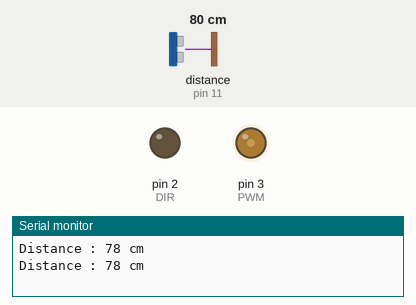
Recording of a sketch running on a simulated Arduino Uno, built with avr-gcc and run on an emulated ATmega328P. Shown: output pins drawn as LEDs (lit = HIGH), the last lines printed to the serial monitor. Wiring (inferred from the names in the program): ultrasonic range finder: trigger pin 10; echo pin 11. The inputs (shaded band) are chosen by the test bench; at power-on: distance to the obstacle (sensor on pin 11) 80 cm. The echo pulse lasts 58.3 µs per cm; pins used as bus, display or sensor lines are not drawn.

Above: at 2.8 s.
2.9 s: distance to the obstacle (sensor on pin 11) set to 2 cm
At 5.2 s:
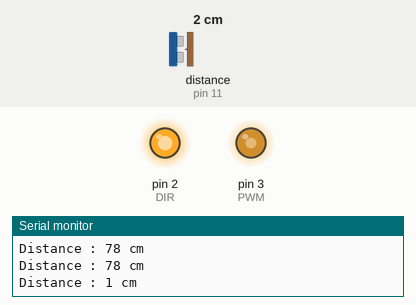
5.6 s: distance to the obstacle (sensor on pin 11) set to 35 cm
At 6.8 s:
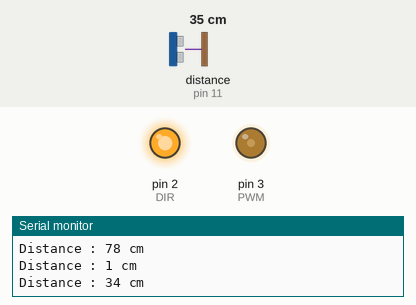
8.3 s: distance to the obstacle (sensor on pin 11) set to 60 cm
At 11.2 s:
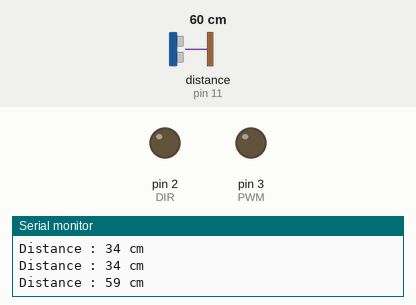
11.5 s: distance to the obstacle (sensor on pin 11) set to 120 cm
At 13.2 s:
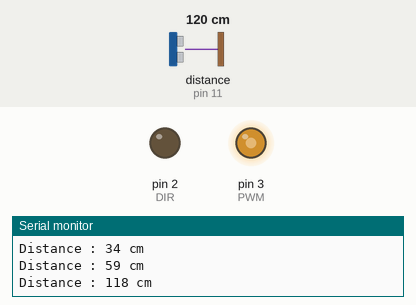
14.2 s: distance to the obstacle (sensor on pin 11) set to 4 cm
At 16.6 s:
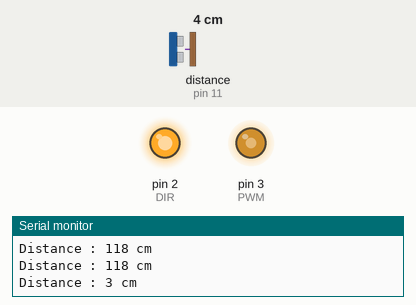
17.5 s: distance to the obstacle (sensor on pin 11) set to 250 cm
At 18.6 s:
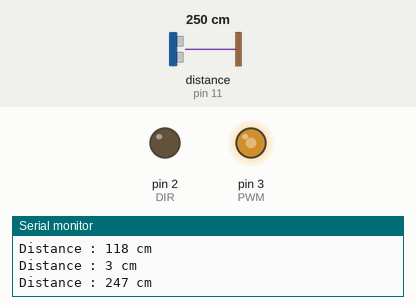
Timing chart, 0 to 20.5 s (numbered marks = the images above; inputs shaded):
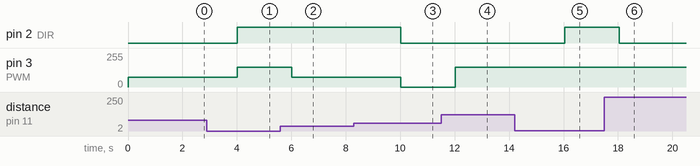

Measured:
- after the input at 2.9 s, pin 2 (DIR): LOW → HIGH after 1.1 s; pin 3 (PWM): 75/255 → 150/255 after 1.1 s
- after the input at 5.6 s, pin 3 (PWM): 150/255 → 75/255 after 0.42 s
- after the input at 8.3 s, pin 2 (DIR): HIGH → LOW after 1.7 s; pin 3 (PWM): 75/255 → 0/255 after 1.7 s
- after the input at 11.5 s, pin 3 (PWM): 0/255 → 150/255 after 0.53 s
- after the input at 14.2 s, pin 2 (DIR): LOW → HIGH after 1.8 s
- after the input at 17.5 s, pin 2 (DIR): HIGH → LOW after 0.56 s

The sketch:

task_2.ino
```cpp
int PWM = 3 ;
int DIR = 2;
int triggerPin = 10;
int echoPin = 11;

long readUltrasonicDistance(int triggerPin, int echoPin)
{
  digitalWrite(triggerPin, LOW);
  delayMicroseconds(100);
  // Sets the trigger pin to LOW state for 2 microseconds
  digitalWrite(triggerPin, HIGH);
  delayMicroseconds(100);
  // Sets the trigger pin to HIGH state for 10 microseconds
  digitalWrite(triggerPin,LOW);
  // Reads the echo pin, and returns the sound wave travel time in microseconds
  return pulseIn(echoPin, HIGH);
}

void setup() {
  pinMode(triggerPin, OUTPUT);  // Clear the trigger
  pinMode(echoPin, INPUT);
  pinMode(PWM, OUTPUT); //PWM output
  analogWrite(PWM,0);
  pinMode(DIR, OUTPUT); //DIR output
  digitalWrite(DIR, LOW);
  Serial.begin(9600);
  digitalWrite(DIR, HIGH);
}

void loop()
{
  // analogWrite(PWM, 150);
  // delay(100);

  int dist=(readUltrasonicDistance(triggerPin, echoPin)*0.034)/2;
  Serial.print("Distance : "+String(dist));
  Serial.println(" cm");
  if (dist>100){
  digitalWrite(DIR, LOW);
  analogWrite(PWM,150);
  }
  else if (dist>75 && dist<=100){
  digitalWrite(DIR, LOW);
  analogWrite(PWM,75);
  }
  else if (dist>50 && dist<=75){
  digitalWrite(DIR, LOW);
  analogWrite(PWM,0);
  }
  else if (dist>25 && dist<=50){
  digitalWrite(DIR, HIGH);
  analogWrite(PWM,75);
  }
  else{
  digitalWrite(DIR, HIGH);
  analogWrite(PWM,150);
  }
  delay(2000);

  // while(1) continue;
}
```
